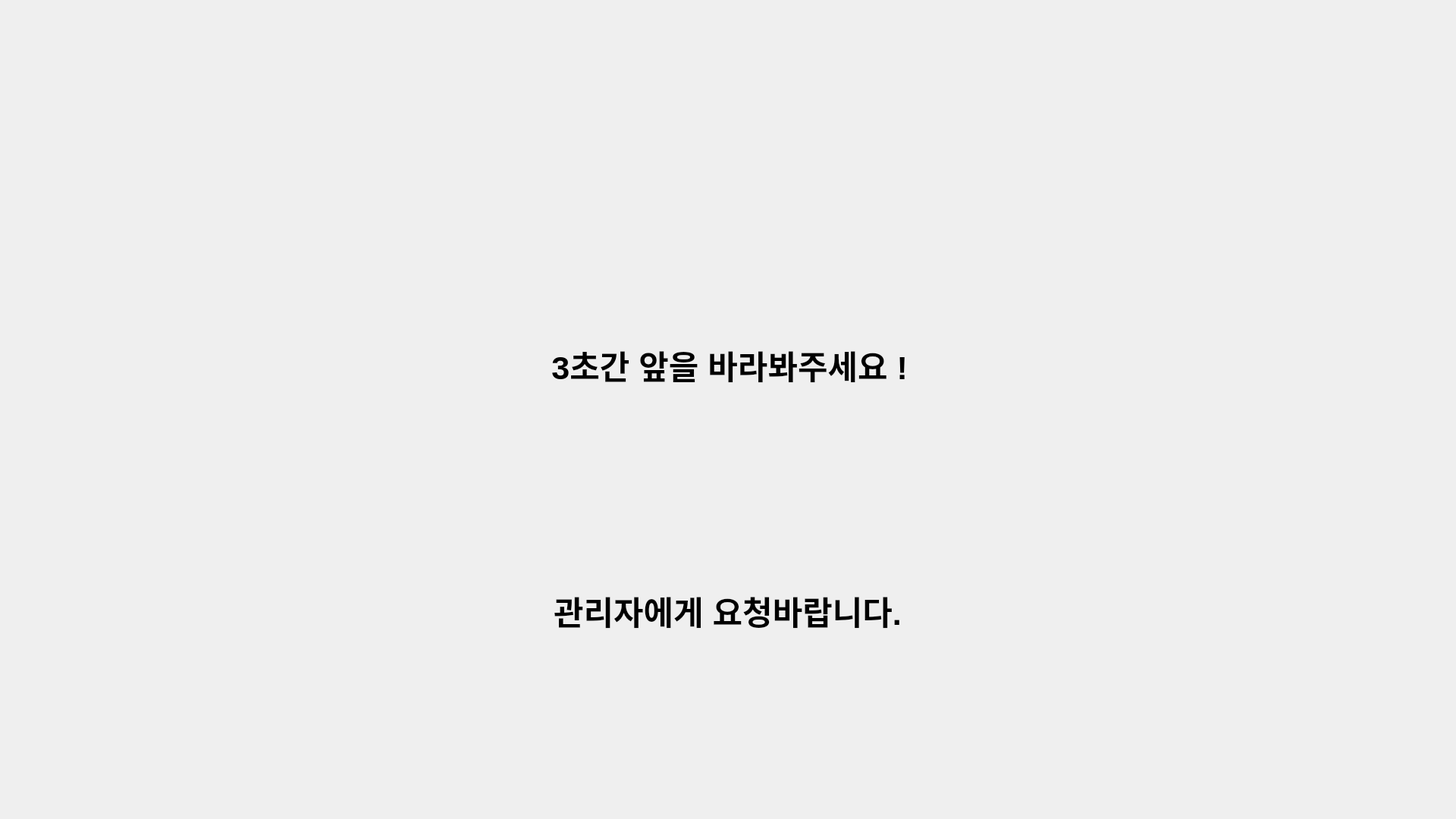
<?xml version="1.0" encoding="UTF-8"?>
<ui version="4.0">
 <class>Dialog</class>
 <widget class="QDialog" name="Dialog">
  <property name="geometry">
   <rect>
    <x>0</x>
    <y>0</y>
    <width>1920</width>
    <height>1080</height>
   </rect>
  </property>
  <property name="windowTitle">
   <string>Dialog</string>
  </property>
  <widget class="QLabel" name="label">
   <property name="geometry">
    <rect>
     <x>730</x>
     <y>730</y>
     <width>521</width>
     <height>151</height>
    </rect>
   </property>
   <property name="font">
    <font>
     <pointsize>32</pointsize>
     <weight>75</weight>
     <bold>true</bold>
    </font>
   </property>
   <property name="text">
    <string>관리자에게 요청바랍니다.</string>
   </property>
  </widget>
  <widget class="QWidget" name="widget" native="true">
   <property name="geometry">
    <rect>
     <x>-40</x>
     <y>-40</y>
     <width>1920</width>
     <height>1080</height>
    </rect>
   </property>
   <property name="styleSheet">
    <string notr="true">QWidget {
    background-image: url(/home/messi/ws_amr/qt/dall.jpg); /* 배경 이미지 설정 */
    background-position: center; /* 이미지 중앙 정렬 */
    background-repeat: no-repeat; /* 이미지 반복 안함 */
}
</string>
   </property>
   <widget class="QLabel" name="label_2">
    <property name="geometry">
     <rect>
      <x>660</x>
      <y>440</y>
      <width>601</width>
      <height>211</height>
     </rect>
    </property>
    <property name="font">
     <font>
      <pointsize>32</pointsize>
      <weight>75</weight>
      <bold>true</bold>
     </font>
    </property>
    <property name="text">
     <string>         3초간 앞을 바라봐주세요 !
</string>
    </property>
   </widget>
  </widget>
 </widget>
 <resources/>
 <connections/>
</ui>
